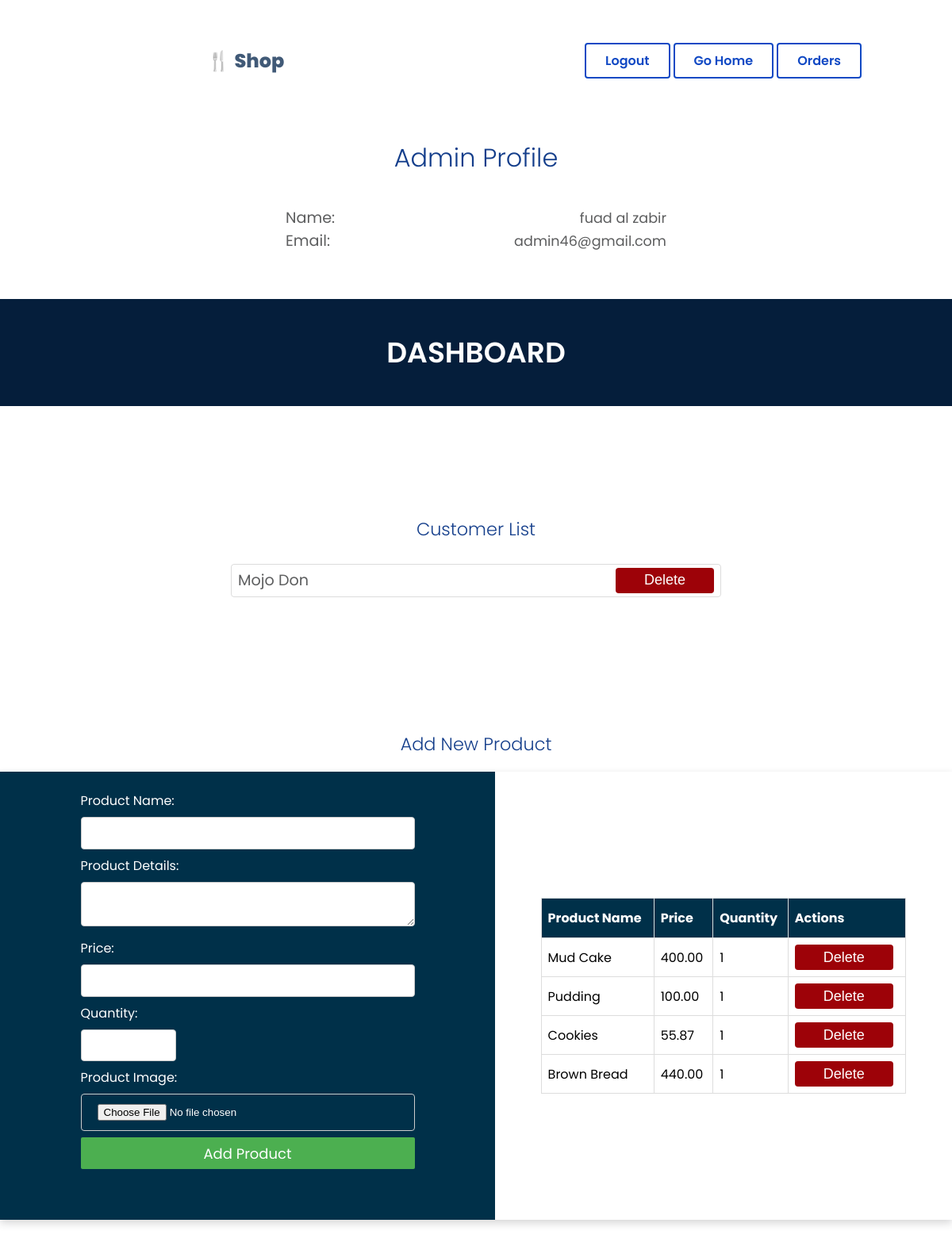
The app's page /user/ (signed in), older data.
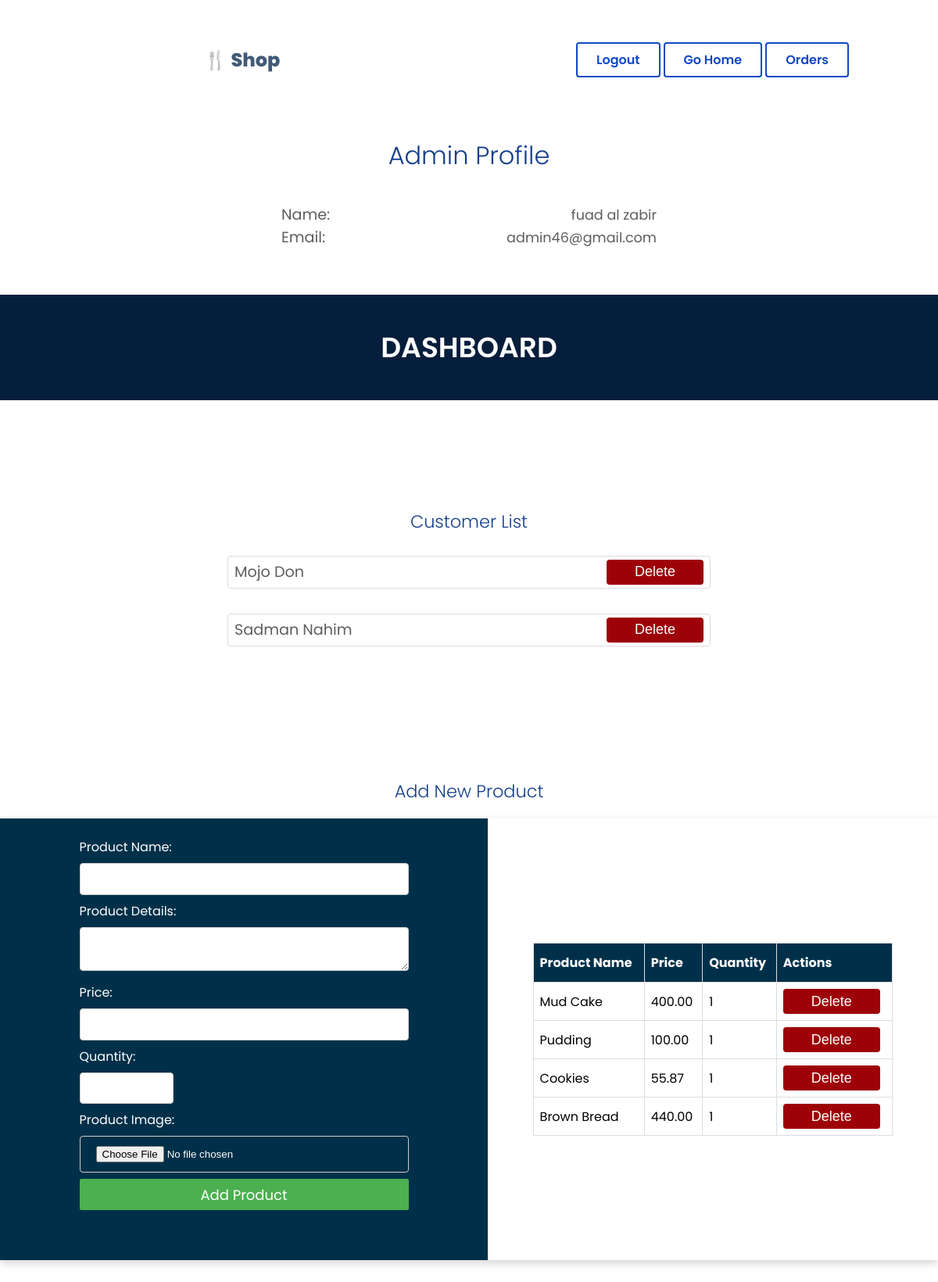
The same page, newer data.
### store/models.py (models this page shows, shortened)
class User(AbstractBaseUser, PermissionsMixin):  # Inherit PermissionsMixin
    email = models.EmailField(unique=True)
    full_name = models.CharField(max_length=255)
    address = models.CharField(max_length=255)
    phone_number = models.CharField(max_length=15)
    is_active = models.BooleanField(default=True)
    is_staff = models.BooleanField(default=False)
    is_superuser = models.BooleanField(default=False)
    objects = CustomUserManager()
    USERNAME_FIELD = 'email'
    REQUIRED_FIELDS = ['full_name', 'address', 'phone_number']

class Product(models.Model):
    name = models.CharField(max_length=100)
    details = models.TextField(blank=True, null=True)
    image = models.ImageField(upload_to='product_images/', blank=True, null=True)
    price = models.DecimalField(max_digits=10, decimal_places=2)
    quantity = models.PositiveIntegerField(default=1)

### store/views.py (the view)
# urls.py: path('user/', views.user_view, name='user'),
@login_required
def user_view(request):
    users = User.objects.all()
    products = Product.objects.all()
    return render(request, 'user.html', {'users': users, 'products': products})

### store/templates/user.html (shortened to what this page needs)
{% load static %}
<!DOCTYPE html>
<html lang="en">
<head>
  <link rel="stylesheet" href="{% static 'css/user.css' %}">
</head>
<body>
  <nav>
    <div class="logo" >&#127860; Shop</div>
      <div class="nav-r">
        {% if user.is_authenticated %}
        <a href="{% url 'logout' %}">Logout</a>
        <a href="{% url 'home' %}">Go Home</a>
        <a href="{% url 'orders' user_id=user.id %}">Orders</a>
        {% else %}
        <a href="/register/">Register</a>  <a href="/login/">Login</a>
        {% endif %}
      </div>
  </nav>
{% if user.is_superuser %}
<div class="user">
  <h1>Admin Profile</h1>
  <div class="user_info_sec">
    <div class="user_info"><span class="label">Name:</span>  <span class="label_info">{{ user.full_name }}</span>   </div>
    <div class="user_info"><span class="label">Email:</span> <span class="label_info"> {{user.email}} </span>       </div>
  </div>
</div>
{% endif %}
<div class="hero">
  DASHBOARD
</div>
{% if user.is_superuser %}
<div class="user-delete-DB">
  <div ><h2>Customer List</h2></div>
  {% for user in users %}
    {% if not user.is_superuser %}
      <div class="user-entry">
        <div class="label">{{ user.full_name }}</div>
        <form method="POST" action="{% url 'delete_user' user.id %}">
          <button  type="submit" name="action" value="del_user" id="danger">Delete</button>
        </form>
      </div>
    {% endif %}
  {% endfor %}
<br><br><br><br><br>
  <h2>Add New Product</h2>
  <div id="product-ops">
  <div id="form-p">
<form action="{% url 'add_product' %}" method="post" enctype="multipart/form-data">
  <div>
    <label for="name">Product Name:</label>
    <input class="input-p" type="text" id="name" name="name" required>
  </div>
  <div>
    <label for="details">Product Details:</label>
    <textarea class="input-p" id="details" name="details"></textarea>
  </div>
  <div>
    <label for="price">Price:</label>
    <input class="input-p" type="number" id="price" name="price" step="0.01" required>
  </div>
  <div>
    <label for="quantity">Quantity:</label>
    <input class="input-p"  type="number" id="quantity" name="quantity" min="1" required>
  </div>
  <div>
    <label for="image">Product Image:</label>
    <input class="input-p" type="file" id="image" name="image">
  </div>
  <button id="add-p" type="submit" name="action" value="add_prod">Add Product</button>
</form>
</div>
<div id="table-p">
  <table  id="products">
    <thead>
        <tr>
            <th>Product Name</th>
            <th>Price</th>
            <th>Quantity</th>
            <th>Actions</th>
        </tr>
    </thead>
    <tbody>
        {% for product in products %}
        <tr>
            <td>{{ product.name }}</td>
            <td>{{ product.price }}</td>
            <td>{{ product.quantity }}</td>
            <td>
                <form action="{% url 'delete_product' product.id %}" method="post" style="display:inline;">
                    <button type="submit" name="action" value="del_prod" id="danger2">Delete</button>
                </form>
            </td>
        </tr>
        {% endfor %}
    </tbody>
</table>
</div>
</div>
</div>
{% endif %}
</body>
</html>

Row changes from the older to the newer data that the page shows:
added User: full_name "Sadman Nahim"
